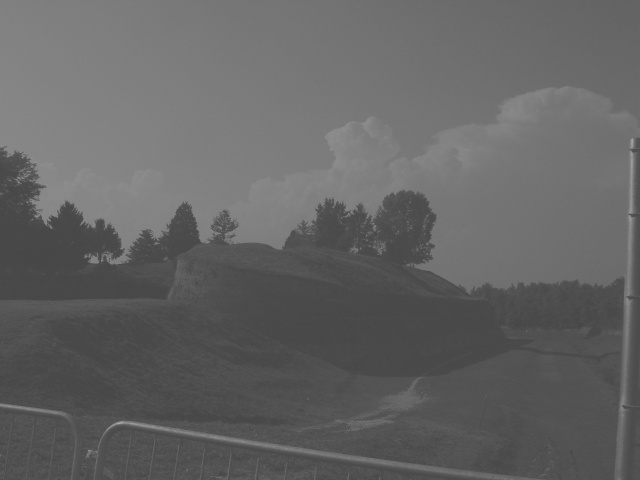
#> input picture lab3/hist_gray.jpg, 640 x 480 px
$ python zad2.py
#> lines starting #> are read from the running program, lines starting #| are printed output that depends on the picture
import matplotlib.pyplot as plt
import numpy as np
import PIL.Image as Image
from skimage.exposure import rescale_intensity


# funkcja wyświetlająca histogram
def show_hist(title: str, ax: plt.Axes, src: np.ndarray, ran: tuple[int, int] = (0, 255)) -> None:
    ax.hist(src, bins=255)
    ax.set_xlim(ran)
    ax.set_title(title)


# funkcja wyświetlająca obrazek
def show_img(title: str, ax: plt.Axes, src: np.ndarray) -> None:
    ax.imshow(src, cmap="gray")
    ax.set_title(title)


# funkcja spersonalizowana (wyświetla podany obrazek i jego histogram obok)
def show_answer(title: str, axes: plt.Axes, src: np.ndarray) -> None:
    show_img(title, axes[0], src)
    show_hist(f'{title} - histogram', axes[1], src.flatten())


# wczytywanie obrazków
filenames = ["hist_gray.jpg", "hist_couple.bmp"]
imgs = [np.asarray(Image.open(img)) for img in filenames]
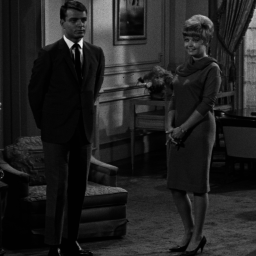
#> input picture lab3/hist_couple.bmp, 256 x 256 px
#> imgs = 2 items
fig, a = plt.subplots(2, 4, num='Zadanie 2')

# wyświetlanie wyniku
for index, (name, img) in enumerate(zip(filenames, imgs)):
    mod = rescale_intensity(img)
    show_answer(name, a[index, :2], img)  # oryginalny histogram
    show_answer(name, a[index, 2:], mod)  # rozciągnięty histogram
#> this loop made 2 passes
#> name on passes 1 to 2: 'hist_gray.jpg', 'hist_couple.bmp'
#> pass 1, `mod = rescale_intensity(img)`:
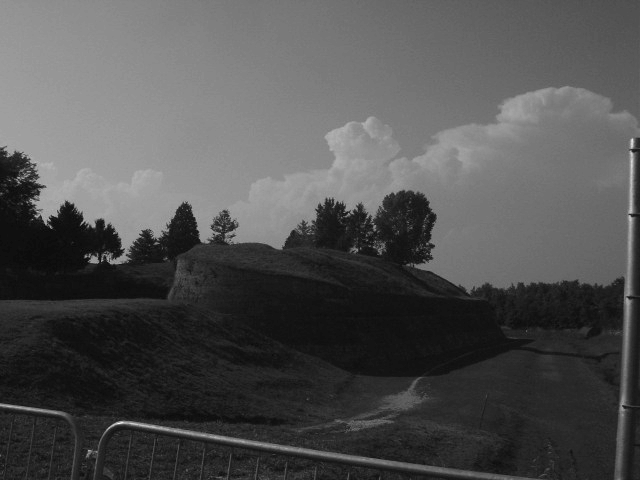
#> mod: shape (480, 640); min 0, max 255, mean 81

plt.show()
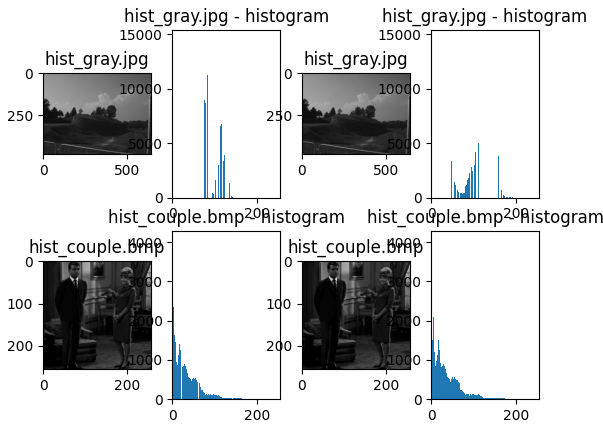
#> figure drawn by matplotlib, 8 panels; panel 2: tallest bar 14707 high, from x = 73.63 to 74.06; panel 4: tallest bar 14707 high, from x = 20 to 21; panel 6: tallest bar 4076 high, from x = 1 to 1.95; panel 8: tallest bar 4076 high, from x = 0 to 1
